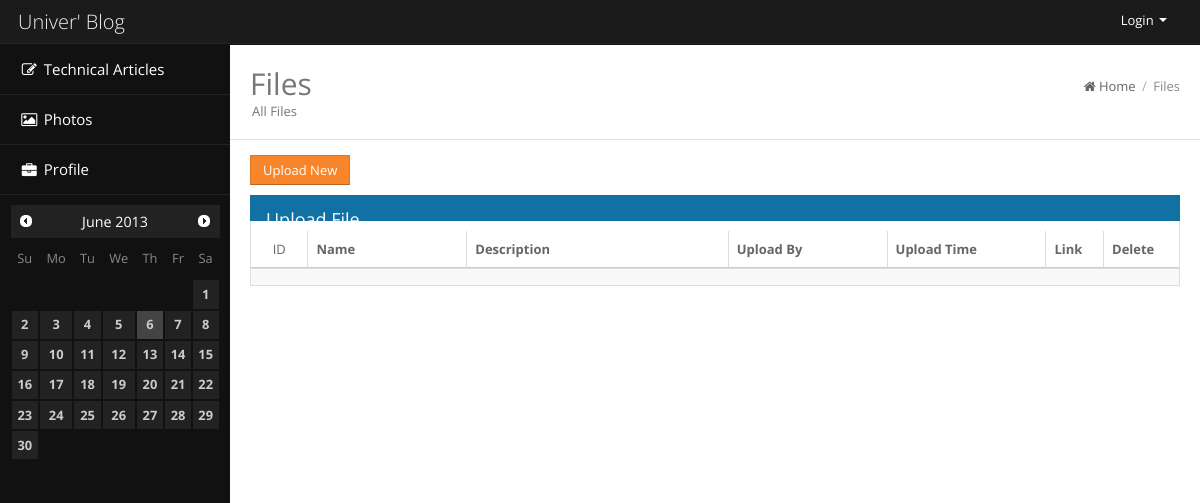
The page /files/ on the database as committed earlier.
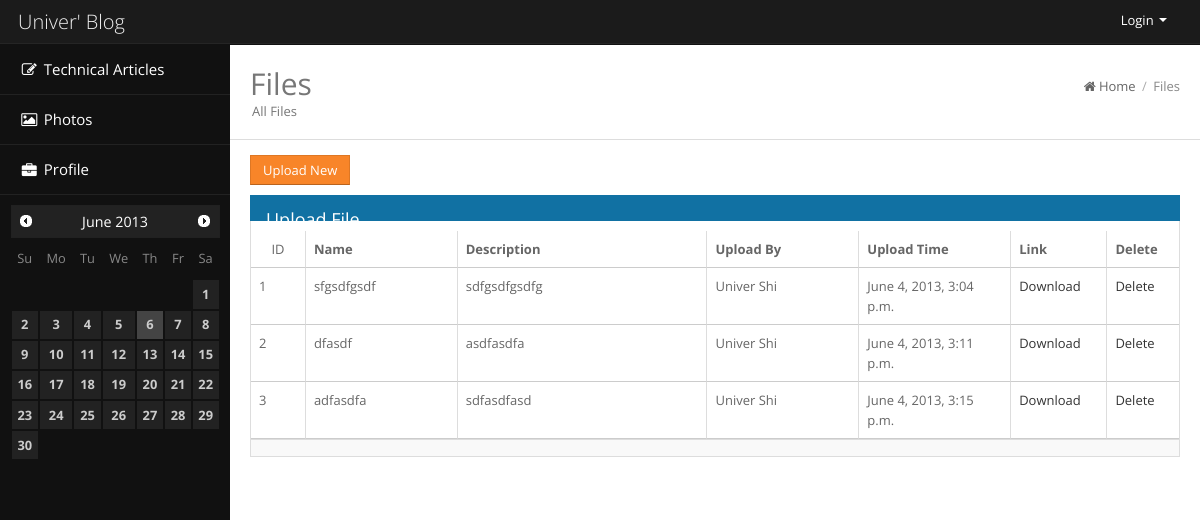
The same page on the database as committed later.
### files/models.py (models this page shows, shortened)
class File(Model):
    name = models.CharField(max_length=100)
    description = models.TextField()
    attachment = models.FileField(upload_to=get_file_upload_name)
    uploaded_by = models.ForeignKey(User)
    upload_date_time = models.DateTimeField()

### files/views.py (the view)
class FileList(TemplateView):
    template_name = 'file_list.html'
    def get_context_data(self, **kwargs):
        context = super(FileList, self).get_context_data(**kwargs)
        context['files'] = File.objects.order_by('id').select_related()
        context['path'] = (PathItem('/files', 'Files'),)
        return context

### files/templates/file_list.html (shortened to what this page needs)
{% extends "base.html" %} {% load staticfiles %} {% block head %}
<h2 class="pull-left">
	Files <span class="page-meta">All Files</span>
</h2>
{% endblock %}
{% block content %}
<button id="upload" class="btn btn-warning">Upload New</button>
<div class="row-fluid">
	<div class="widget wblue">
		<div class="widget-head">
			<div class="pull-left">Upload File</div>
		</div>
		<div class="widget-content referrer">
			<table id="tags" class="table table-bordered">
				<tr>
					<th class="span1"><center>ID</center></th>
					<th class="span2">Name</th>
					<th class="span3">Description</th>
					<th class="span2">Upload By</th>
					<th class="span2">Upload Time</th>
					<th class="span1">Link</th>
					<th class="span1">Delete</th>
				</tr>
				{% for file in files %}
				<tr>
					<td>{{ file.id }}</td>
					<td>{{ file.name }}</td>
					<td>{{ file.description }}</td>
					<td>{{ file.uploaded_by.get_full_name }}</td>
					<td>{{ file.upload_date_time }}</td>
					<td><a href="{% static 'uploaded' %}/{{ file.attachment }}"
						target="_blank">Download</a></td>
					<td><a href="/files/delete/{{ file.id }}">Delete</a></td>
				</tr>
				{% endfor %}
			</table>
		</div>
		<div class="widget-foot">
		</div>
	</div>
</div>
{% endblock %}

Rows that differ between the two databases and show on the page:
added File: id "1", name "sfgsdfgsdf", description "sdfgsdfgsdfg", uploaded_by.get_full_name "Univer Shi", upload_date_time "June 4, 2013, 3:04 p.m."
added File: id "2", name "dfasdf", description "asdfasdfa", uploaded_by.get_full_name "Univer Shi", upload_date_time "June 4, 2013, 3:11 p.m."
added File: id "3", name "adfasdfa", description "sdfasdfasd", uploaded_by.get_full_name "Univer Shi", upload_date_time "June 4, 2013, 3:15 p.m."
